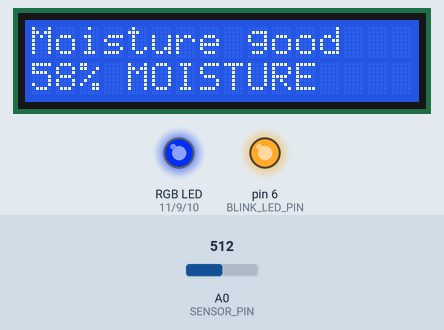
This sketch was run on a simulated Arduino Uno, built with avr-gcc and run on an emulated ATmega328P. Shown: 16×2 character LCD, an RGB LED mixed from three pins (HIGH = lit), output pins drawn as LEDs (lit = HIGH). Dashed ring = blinking. Inputs (shaded band) come from the test bench; at power-on: A0 (SENSOR_PIN) = 512. Dim RGB values are drawn brighter than linear; what the sketch prints to the serial monitor is not drawn.

Above: at 4.2 s.
4.3 s: A0 (SENSOR_PIN) set to 646
At 8.6 s:
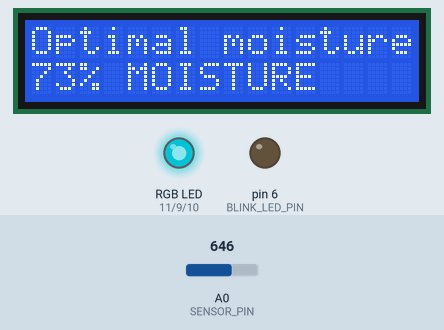
8.7 s: A0 (SENSOR_PIN) set to 668
At 9.9 s:
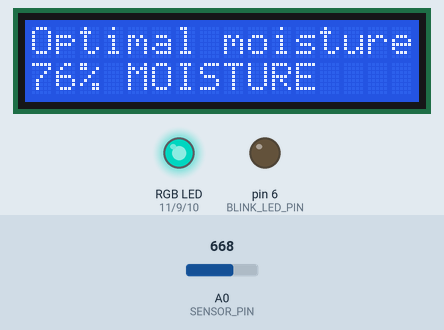
10.8 s: A0 (SENSOR_PIN) set to 306
At 11.99 s:
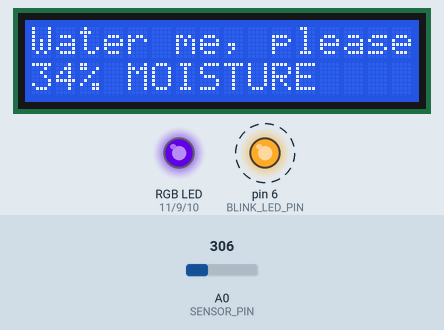
13.7 s: A0 (SENSOR_PIN) set to 122
At 15.2 s:
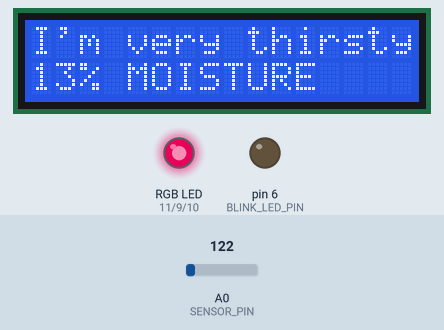
16.3 s: A0 (SENSOR_PIN) set to 55
At 17.21 s:
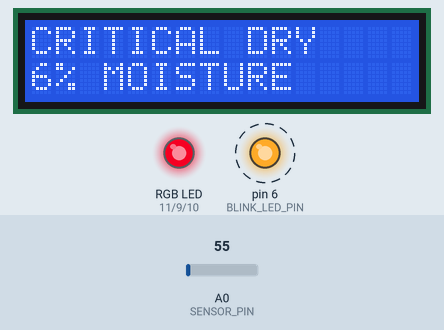
18.8 s: A0 (SENSOR_PIN) set to 886
At 19.2 s:
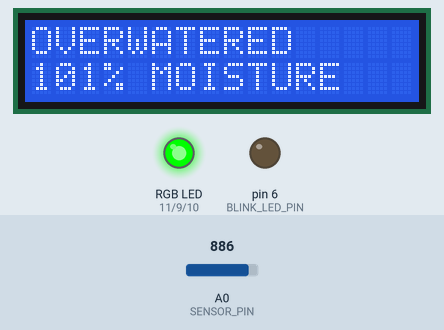
Timing chart, 0 to 21.8 s (numbered marks = the images above; inputs shaded):
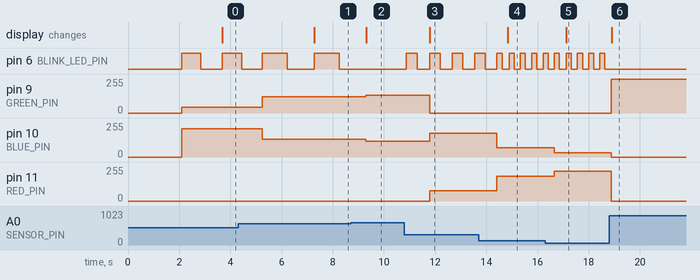

Measured:
- after the input at 4.3 s, pin 9 (GREEN_PIN): 43/255 → 121/255 after 0.94 s; pin 10 (BLUE_PIN): 211/255 → 133/255 after 0.94 s; the display: changes after 3.0 s (image 1)
- after the input at 8.7 s, pin 6 (BLINK_LED_PIN): stays LOW (without the input it goes to HIGH after 0.58 s); pin 9 (GREEN_PIN): 121/255 → 134/255 after 0.58 s; pin 10 (BLUE_PIN): 133/255 → 120/255 after 0.58 s; the display: changes after 0.61 s (image 2)
- after the input at 10.8 s, pin 6 (BLINK_LED_PIN): alternates HIGH for 0.42 s and LOW for 0.46 s, starting after 0.08 s; pin 9 (GREEN_PIN): 134/255 → 0/255 after 0.99 s; pin 10 (BLUE_PIN): 120/255 → 178/255 after 0.99 s; pin 11 (RED_PIN): 0/255 → 76/255 after 0.99 s; the display: changes after 0.98 s (image 3)
- after the input at 13.7 s, pin 10 (BLUE_PIN): 178/255 → 71/255 after 0.72 s; pin 11 (RED_PIN): 76/255 → 184/255 after 0.72 s; the display: changes after 1.1 s (image 4)
- after the input at 16.3 s, pin 10 (BLUE_PIN): 71/255 → 32/255 after 0.36 s; pin 11 (RED_PIN): 184/255 → 223/255 after 0.36 s; the display: changes after 0.82 s (image 5)
- after the input at 18.8 s, pin 6 (BLINK_LED_PIN): stops changing and stays LOW; pin 9 (GREEN_PIN): 0/255 → 255/255 after 0.07 s; pin 10 (BLUE_PIN): 32/255 → 0/255 after 0.07 s; pin 11 (RED_PIN): 223/255 → 0/255 after 0.07 s; the display: changes after 0.10 s (image 6)

The sketch:

copy_of_plant_man_comm_sys_1.ino
```cpp
#include <LiquidCrystal_I2C.h>

const int SENSOR_PIN = A0; //CHANGE THIS

const int RED_PIN = 11; //CHANGE THIS
const int GREEN_PIN = 9;  //CHANGE THIS
const int BLUE_PIN = 10;  //CHANGE THIS

const int BLINK_LED_PIN = 6; //CHANGE THIS

const int SENSOR_MIN_VALUE = 0;  //CHANGE THIS
const int SENSOR_MAX_VALUE = 876; //CHANGE THIS

const int MOISTURE_THRESHOLD_BLINK_ON = map(75, 0, 100, SENSOR_MIN_VALUE, SENSOR_MAX_VALUE);
const int MOISTURE_THRESHOLD_VERY_DRY = map(20, 0, 100, SENSOR_MIN_VALUE, SENSOR_MAX_VALUE);

const int BLINK_DELAY_SLOW = 1000; //CHANGE THIS
const int BLINK_DELAY_FAST = 200;  //CHANGE THIS

LiquidCrystal_I2C lcd(0x27, 16, 2); //CHANGE THIS

unsigned long lastRgbUpdate = 0;
const unsigned long RGB_UPDATE_INTERVAL = 100;

int previousMoisturePercent = -1;

int sensorValue = 0;
int constrainedSensorValue = 0;

int moisturePercent = 0;

int red = 0;
int green = 0;
int blue = 0;

void updateLcd();

void setup() {

  pinMode(RED_PIN, OUTPUT);
  pinMode(GREEN_PIN, OUTPUT);
  pinMode(BLUE_PIN, OUTPUT);
  pinMode(BLINK_LED_PIN, OUTPUT);

  Serial.begin(9600);

  lcd.init();
  lcd.backlight();

  lcd.print("Plant Monitor");
  lcd.setCursor(0, 1);
  lcd.print("Initializing...");
  delay(2000);
}

void loop() {
  unsigned long currentMillis = millis();

  sensorValue = analogRead(SENSOR_PIN);

  constrainedSensorValue = constrain(sensorValue, SENSOR_MIN_VALUE, SENSOR_MAX_VALUE);

  moisturePercent = map(sensorValue, SENSOR_MIN_VALUE, SENSOR_MAX_VALUE, 0, 100);

  if (currentMillis - lastRgbUpdate >= RGB_UPDATE_INTERVAL) {
    lastRgbUpdate = currentMillis;

    int point1 = map(255, 0, 1023, SENSOR_MIN_VALUE, SENSOR_MAX_VALUE);
    int point2 = map(511, 0, 1023, SENSOR_MIN_VALUE, SENSOR_MAX_VALUE);
    int point3 = map(766, 0, 1023, SENSOR_MIN_VALUE, SENSOR_MAX_VALUE);

    if (constrainedSensorValue >= SENSOR_MIN_VALUE && constrainedSensorValue <= point1) {

      red = map(constrainedSensorValue, SENSOR_MIN_VALUE, point1, 255, 127);
      blue = map(constrainedSensorValue, SENSOR_MIN_VALUE, point1, 0, 127);
      green = 0;
    } else if (constrainedSensorValue > point1 && constrainedSensorValue <= point2) {

      red = map(constrainedSensorValue, point1, point2, 127, 0);
      blue = map(constrainedSensorValue, point1, point2, 127, 255);
      green = 0;
    } else if (constrainedSensorValue > point2 && constrainedSensorValue <= point3) {

      red = 0;
      blue = map(constrainedSensorValue, point2, point3, 255, 127);
      green = map(constrainedSensorValue, point2, point3, 0, 127);
    } else if (constrainedSensorValue > point3 && constrainedSensorValue <= SENSOR_MAX_VALUE) {

      red = 0;
      blue = map(constrainedSensorValue, point3, SENSOR_MAX_VALUE, 127, 0);
      green = map(constrainedSensorValue, point3, SENSOR_MAX_VALUE, 127, 255);
    } else {

      red = 0; green = 0; blue = 0;
    }

    analogWrite(RED_PIN, red);
    analogWrite(GREEN_PIN, green);
    analogWrite(BLUE_PIN, blue);
  }

  if (constrainedSensorValue < MOISTURE_THRESHOLD_BLINK_ON) {

    int blinkDelay = map(constrainedSensorValue, MOISTURE_THRESHOLD_VERY_DRY, MOISTURE_THRESHOLD_BLINK_ON, BLINK_DELAY_FAST, BLINK_DELAY_SLOW);

    blinkDelay = constrain(blinkDelay, BLINK_DELAY_FAST, BLINK_DELAY_SLOW);

    digitalWrite(BLINK_LED_PIN, HIGH);
    delay(blinkDelay);
    digitalWrite(BLINK_LED_PIN, LOW);
    delay(blinkDelay);
  } else {

    digitalWrite(BLINK_LED_PIN, LOW);
  }

  if (moisturePercent != previousMoisturePercent) {
    updateLcd();
    previousMoisturePercent = moisturePercent;
  }

  Serial.print("Sensor Value: ");
  Serial.print(sensorValue);
  Serial.print(" (");
  Serial.print(moisturePercent);
  Serial.print("% moisture)");

  Serial.print("\tRGB - R:");
  Serial.print(red);
  Serial.print(", G:");
  Serial.print(green);
  Serial.print(", B:");
  Serial.print(blue);

  Serial.print("\tBlink LED (Pin ");
  Serial.print(BLINK_LED_PIN);
  Serial.print("): ");
  if (constrainedSensorValue < MOISTURE_THRESHOLD_BLINK_ON) {
    Serial.print("Blinking (Delay: ");
    Serial.print(map(constrainedSensorValue, MOISTURE_THRESHOLD_VERY_DRY, MOISTURE_THRESHOLD_BLINK_ON, BLINK_DELAY_FAST, BLINK_DELAY_SLOW));
    Serial.println("ms)");
  } else {
    Serial.println("Off");
  }

  delay(5);
}

void updateLcd() {
  lcd.clear();
  lcd.setCursor(0, 0);

  if (moisturePercent <= 10) {
    lcd.print("CRITICAL DRY");
    lcd.setCursor(0, 1);
    lcd.print(moisturePercent);
    lcd.print("% MOISTURE");
  } else if (moisturePercent <= 25) {
    lcd.print("I'm very thirsty");
    lcd.setCursor(0, 1);
    lcd.print(moisturePercent);
    lcd.print("% MOISTURE");
  } else if (moisturePercent <= 45) {
    lcd.print("Water me, please");
    lcd.setCursor(0, 1);
    lcd.print(moisturePercent);
    lcd.print("% MOISTURE");
  } else if (moisturePercent <= 65) {
    lcd.print("Moisture good");
    lcd.setCursor(0, 1);
    lcd.print(moisturePercent);
    lcd.print("% MOISTURE");
  } else if (moisturePercent <= 100) {
    lcd.print("Optimal moisture");
    lcd.setCursor(0, 1);
    lcd.print(moisturePercent);
    lcd.print("% MOISTURE");
  } else {
    lcd.print("OVERWATERED");
    lcd.setCursor(0, 1);
    lcd.print(moisturePercent);
    lcd.print("% MOISTURE");
  }
}
```
